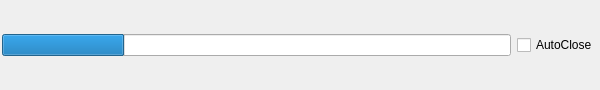
<?xml version="1.0" encoding="UTF-8"?>
<ui version="4.0">
 <class>ResultDialog</class>
 <widget class="QDialog" name="ResultDialog">
  <property name="geometry">
   <rect>
    <x>0</x>
    <y>0</y>
    <width>600</width>
    <height>90</height>
   </rect>
  </property>
  <property name="windowTitle">
   <string>Share</string>
  </property>
  <property name="windowIcon">
   <iconset resource="resources.qrc">
    <normaloff>:/res/box.png</normaloff>:/res/box.png</iconset>
  </property>
  <layout class="QVBoxLayout" name="verticalLayout">
   <property name="margin">
    <number>2</number>
   </property>
   <item>
    <widget class="QWidget" name="widget" native="true">
     <property name="sizePolicy">
      <sizepolicy hsizetype="Preferred" vsizetype="Maximum">
       <horstretch>0</horstretch>
       <verstretch>0</verstretch>
      </sizepolicy>
     </property>
     <layout class="QHBoxLayout" name="horizontalLayout">
      <property name="margin">
       <number>0</number>
      </property>
      <item>
       <widget class="QProgressBar" name="progress">
        <property name="value">
         <number>24</number>
        </property>
        <property name="textVisible">
         <bool>false</bool>
        </property>
       </widget>
      </item>
      <item>
       <widget class="QCheckBox" name="auto_close">
        <property name="text">
         <string>AutoClose</string>
        </property>
       </widget>
      </item>
     </layout>
    </widget>
   </item>
   <item>
    <layout class="QGridLayout" name="controls"/>
   </item>
  </layout>
 </widget>
 <resources>
  <include location="resources.qrc"/>
 </resources>
 <connections/>
</ui>
